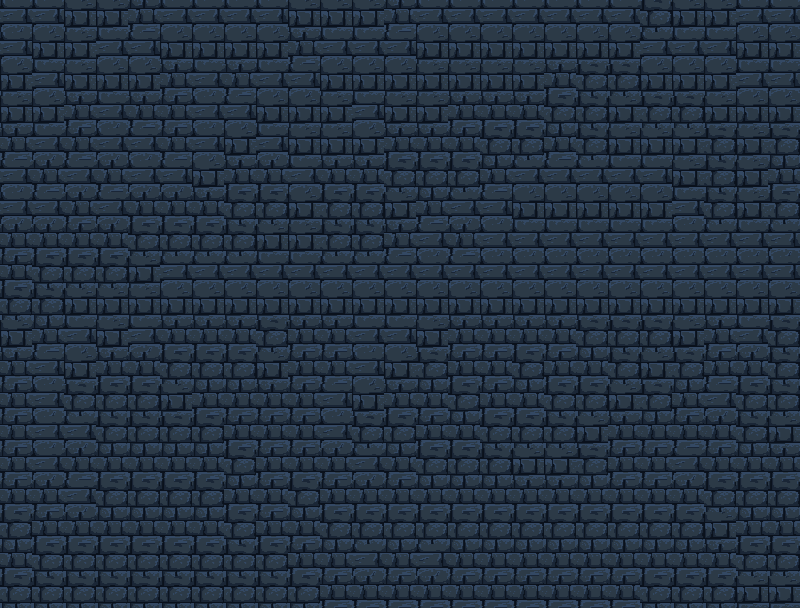

The image is a tile-based game level rendered from a .tmx file. Its description and source (layers, tilesets, objects; grid data summarised) follow:
An orthogonal 25x19 tile map with 32x32 px tiles, 1 tile layer (Tiles), 3 tilesets and 169 objects (147x Wall, 9x Spike, 5x Fire, 3x Coin, 3x Torch, ...).

<map version="1.10" tiledversion="1.11.1" orientation="orthogonal" renderorder="left-up" width="25" height="19" tilewidth="32" tileheight="32" infinite="0" nextlayerid="3" nextobjectid="204">
 <tileset firstgid="1" source="../tsx/bg.tsx" />
 <tileset firstgid="2" source="../tsx/brick_1.tsx" />
 <tileset firstgid="3" source="../tsx/brick_5.tsx" />
 <layer id="1" name="Tiles" width="25" height="19">
  <data>[475 cells, 475 non-empty, 4 distinct tile ids]</data>
 </layer>
 <objectgroup id="2" name="Object">
  <object id="23" name="Wall" x="480" y="128">
   <polygon points="0,0 32,0 32,32 0,32" />
  </object>
  <object id="25" name="Wall" x="672" y="128">
   <polygon points="0,0 32,0 32,32 0,32" />
  </object>
  <object id="28" name="Player" x="64" y="544" width="32" height="32" />
  <object id="29" name="Coin" x="672" y="192" width="32" height="32">
   <ellipse />
  </object>
  <object id="30" name="Coin" x="192" y="160" width="32" height="32">
   <ellipse />
  </object>
  <object id="32" name="Coin" x="544" y="512" width="32" height="32">
   <ellipse />
  </object>
  <object id="33" name="Wall" x="0" y="0" width="32" height="32" />
  <object id="34" name="Wall" x="32" y="0" width="32" height="32" />
  <object id="35" name="Wall" x="64" y="0" width="32" height="32" />
  <object id="36" name="Wall" x="96" y="0" width="32" height="32" />
  <object id="37" name="Wall" x="160" y="0" width="32" height="32" />
  <object id="38" name="Wall" x="192" y="0" width="32" height="32" />
  <object id="39" name="Wall" x="224" y="0" width="32" height="32" />
  <object id="40" name="Wall" x="256" y="0" width="32" height="32" />
  <object id="41" name="Wall" x="288" y="0" width="32" height="32" />
  <object id="42" name="Wall" x="320" y="0" width="32" height="32" />
  <object id="43" name="Wall" x="352" y="0" width="32" height="32" />
  <object id="44" name="Wall" x="384" y="0" width="32" height="32" />
  <object id="45" name="Wall" x="416" y="0" width="32" height="32" />
  <object id="46" name="Wall" x="448" y="0" width="32" height="32" />
  <object id="47" name="Wall" x="480" y="0" width="32" height="32" />
  <object id="48" name="Wall" x="128" y="0" width="32" height="32" />
  <object id="49" name="Wall" x="0" y="32" width="32" height="32" />
  <object id="50" name="Wall" x="0" y="64" width="32" height="32" />
  <object id="51" name="Wall" x="0" y="96" width="32" height="32" />
  <object id="52" name="Wall" x="0" y="128" width="32" height="32" />
  <object id="53" name="Wall" x="0" y="160" width="32" height="32" />
  <object id="54" name="Wall" x="0" y="192" width="32" height="32" />
  <object id="55" name="Wall" x="0" y="224" width="32" height="32" />
  <object id="56" name="Wall" x="0" y="256" width="32" height="32" />
  <object id="57" name="Wall" x="0" y="288" width="32" height="32" />
  <object id="58" name="Wall" x="64" y="224" width="32" height="32" />
  <object id="61" name="Wall" x="160" y="160" width="32" height="32" />
  <object id="62" name="Wall" x="160" y="192" width="32" height="32" />
  <object id="63" name="Wall" x="160" y="224" width="32" height="32" />
  <object id="64" name="Wall" x="160" y="256" width="32" height="32" />
  <object id="65" name="Wall" x="192" y="256" width="32" height="32" />
  <object id="66" name="Wall" x="224" y="256" width="32" height="32" />
  <object id="67" name="Wall" x="256" y="224" width="32" height="32" />
  <object id="68" name="Wall" x="256" y="256" width="32" height="32" />
  <object id="69" name="Wall" x="256" y="288" width="32" height="32" />
  <object id="70" name="Wall" x="32" y="352" width="32" height="32" />
  <object id="71" name="Wall" x="64" y="352" width="32" height="32" />
  <object id="72" name="Wall" x="96" y="352" width="32" height="32" />
  <object id="73" name="Wall" x="0" y="320" width="32" height="32" />
  <object id="74" name="Wall" x="0" y="352" width="32" height="32" />
  <object id="75" name="Wall" x="0" y="384" width="32" height="32" />
  <object id="76" name="Wall" x="0" y="416" width="32" height="32" />
  <object id="77" name="Wall" x="0" y="448" width="32" height="32" />
  <object id="78" name="Wall" x="0" y="480" width="32" height="32" />
  <object id="79" name="Wall" x="0" y="512" width="32" height="32" />
  <object id="80" name="Wall" x="0" y="544" width="32" height="32" />
  <object id="81" name="Wall" x="0" y="576" width="32" height="32" />
  <object id="82" name="Wall" x="32" y="576" width="32" height="32" />
  <object id="83" name="Wall" x="64" y="576" width="32" height="32" />
  <object id="84" name="Wall" x="96" y="576" width="32" height="32" />
  <object id="85" name="Wall" x="128" y="576" width="32" height="32" />
  <object id="86" name="Wall" x="160" y="576" width="32" height="32" />
  <object id="87" name="Wall" x="192" y="576" width="32" height="32" />
  <object id="88" name="Wall" x="224" y="576" width="32" height="32" />
  <object id="89" name="Wall" x="256" y="576" width="32" height="32" />
  <object id="90" name="Wall" x="288" y="576" width="32" height="32" />
  <object id="91" name="Wall" x="320" y="576" width="32" height="32" />
  <object id="92" name="Wall" x="352" y="576" width="32" height="32" />
  <object id="93" name="Wall" x="384" y="576" width="32" height="32" />
  <object id="94" name="Wall" x="416" y="576" width="32" height="32" />
  <object id="95" name="Wall" x="448" y="576" width="32" height="32" />
  <object id="96" name="Wall" x="480" y="576" width="32" height="32" />
  <object id="97" name="Wall" x="128" y="480" width="32" height="32" />
  <object id="98" name="Wall" x="160" y="480" width="32" height="32" />
  <object id="99" name="Wall" x="192" y="480" width="32" height="32" />
  <object id="100" name="Wall" x="320" y="448" width="32" height="32" />
  <object id="101" name="Wall" x="352" y="448" width="32" height="32" />
  <object id="102" name="Wall" x="384" y="448" width="32" height="32" />
  <object id="103" name="Wall" x="416" y="480" width="32" height="32" />
  <object id="104" name="Wall" x="384" y="320" width="32" height="32" />
  <object id="105" name="Wall" x="416" y="320" width="32" height="32" />
  <object id="106" name="Wall" x="448" y="320" width="32" height="32" />
  <object id="108" name="Wall" x="288" y="128" width="32" height="32" />
  <object id="109" name="Wall" x="320" y="128" width="32" height="32" />
  <object id="110" name="Wall" x="352" y="128" width="32" height="32" />
  <object id="111" name="Wall" x="512" y="160" width="32" height="32" />
  <object id="112" name="Wall" x="544" y="160" width="32" height="32" />
  <object id="113" name="Wall" x="576" y="160" width="32" height="32" />
  <object id="114" name="Wall" x="608" y="160" width="32" height="32" />
  <object id="115" name="Wall" x="640" y="160" width="32" height="32" />
  <object id="116" name="Wall" x="544" y="64" width="32" height="32" />
  <object id="117" name="Wall" x="544" y="96" width="32" height="32" />
  <object id="118" name="Wall" x="608" y="64" width="32" height="32" />
  <object id="119" name="Wall" x="608" y="96" width="32" height="32" />
  <object id="120" name="Wall" x="512" y="0" width="32" height="32" />
  <object id="121" name="Wall" x="544" y="0" width="32" height="32" />
  <object id="122" name="Wall" x="576" y="0" width="32" height="32" />
  <object id="123" name="Wall" x="608" y="0" width="32" height="32" />
  <object id="124" name="Wall" x="640" y="0" width="32" height="32" />
  <object id="125" name="Wall" x="672" y="0" width="32" height="32" />
  <object id="126" name="Wall" x="704" y="0" width="32" height="32" />
  <object id="127" name="Wall" x="736" y="0" width="32" height="32" />
  <object id="128" name="Wall" x="768" y="0" width="32" height="32" />
  <object id="129" name="Wall" x="768" y="32" width="32" height="32" />
  </objectgroup>
</map>
<!-- 69 of 169 objects omitted -->
